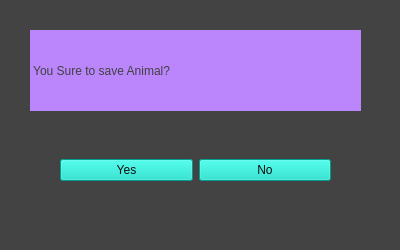
<?xml version="1.0" encoding="UTF-8"?>
<ui version="4.0">
 <class>addObj</class>
 <widget class="QMainWindow" name="addObj">
  <property name="geometry">
   <rect>
    <x>0</x>
    <y>0</y>
    <width>400</width>
    <height>250</height>
   </rect>
  </property>
  <property name="minimumSize">
   <size>
    <width>400</width>
    <height>250</height>
   </size>
  </property>
  <property name="maximumSize">
   <size>
    <width>400</width>
    <height>250</height>
   </size>
  </property>
  <property name="windowTitle">
   <string>MainWindow</string>
  </property>
  <property name="styleSheet">
   <string notr="true">background-color: rgb(67, 67, 67);</string>
  </property>
  <widget class="QWidget" name="centralwidget">
   <widget class="QLabel" name="label">
    <property name="geometry">
     <rect>
      <x>30</x>
      <y>30</y>
      <width>331</width>
      <height>81</height>
     </rect>
    </property>
    <property name="styleSheet">
     <string notr="true">font: 75 16pt &quot;Arial&quot;;
color: rgb(64, 64, 64);
background-color: rgb(187, 134, 252);</string>
    </property>
    <property name="text">
     <string> You Sure to save Animal?</string>
    </property>
   </widget>
   <widget class="QWidget" name="layoutWidget">
    <property name="geometry">
     <rect>
      <x>60</x>
      <y>130</y>
      <width>271</width>
      <height>81</height>
     </rect>
    </property>
    <layout class="QHBoxLayout" name="horizontalLayout">
     <item>
      <widget class="QPushButton" name="pushButtonSave">
       <property name="styleSheet">
        <string notr="true">background-color: rgb(3, 218, 197);
font: 75 14pt &quot;Arial&quot;;
color: rgb(15, 15, 15);</string>
       </property>
       <property name="text">
        <string>Yes</string>
       </property>
      </widget>
     </item>
     <item>
      <widget class="QPushButton" name="pushButtonBack">
       <property name="styleSheet">
        <string notr="true">background-color: rgb(3, 218, 197);
font: 75 14pt &quot;Arial&quot;;
color: rgb(15, 15, 15);</string>
       </property>
       <property name="text">
        <string>No</string>
       </property>
      </widget>
     </item>
    </layout>
   </widget>
  </widget>
  <widget class="QMenuBar" name="menubar">
   <property name="geometry">
    <rect>
     <x>0</x>
     <y>0</y>
     <width>400</width>
     <height>26</height>
    </rect>
   </property>
  </widget>
  <widget class="QStatusBar" name="statusbar"/>
 </widget>
 <resources/>
 <connections/>
</ui>
